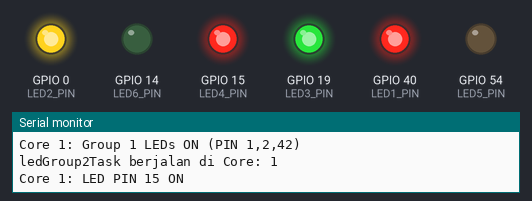
Bench run of a sketch on a simulated ESP32-S3. On the bench: output pins drawn as LEDs (lit = HIGH), the last lines printed to the serial monitor.

Above: at 1.15 s.
At 2.05 s:
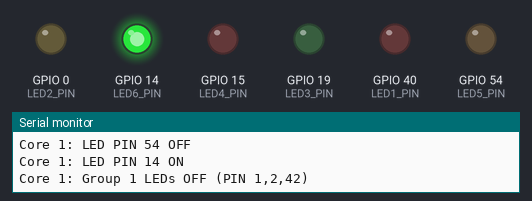
At 2.25 s:
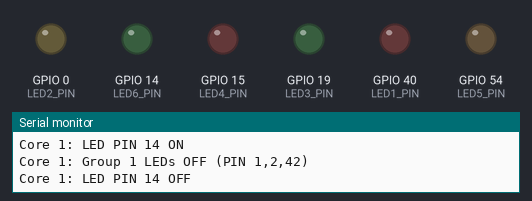
At 2.55 s:
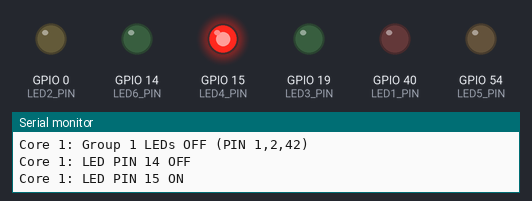
At 3.05 s:
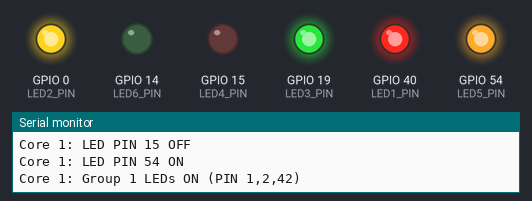
At 3.65 s:
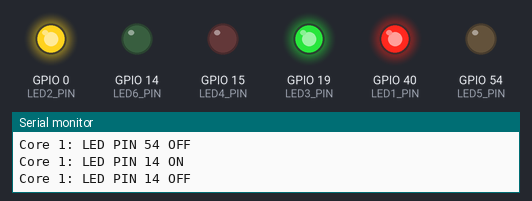
Timing chart, 0 to 5.6 s (numbered marks = the images above):
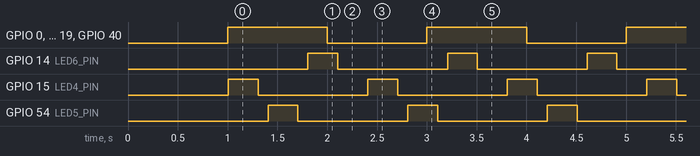

Measured:
- by itself, GPIO 0 (LED2_PIN), GPIO 19 (LED3_PIN), GPIO 40 (LED1_PIN): alternates HIGH for 1.0 s and LOW for 1.0 s
- by itself, GPIO 14 (LED6_PIN), GPIO 15 (LED4_PIN), GPIO 54 (LED5_PIN): alternates HIGH for 0.30 s and LOW for 1.1 s

The sketch:

sketch.ino
```cpp
#include <Arduino.h>

#define LED1_PIN 40
#define LED2_PIN 0
#define LED3_PIN 19
#define LED4_PIN 15
#define LED5_PIN 54
#define LED6_PIN 14

#define CORE_0 0
#define CORE_1 1

// Task untuk Core 0: LED 1, 2, 42 berkedip bersama
void ledGroup1Task(void * pvParameters) {
  Serial.print("ledGroup1Task berjalan di Core: ");
  Serial.println(xPortGetCoreID());

  pinMode(LED1_PIN, OUTPUT);
  pinMode(LED2_PIN, OUTPUT);
  pinMode(LED3_PIN, OUTPUT);

  for (;;) {
    Serial.println("Core " + String(xPortGetCoreID()) + ": Group 1 LEDs ON (PIN 1,2,42)");
    digitalWrite(LED1_PIN, HIGH);
    digitalWrite(LED2_PIN, HIGH);
    digitalWrite(LED3_PIN, HIGH);
    vTaskDelay(1000 / portTICK_PERIOD_MS);

    Serial.println("Core " + String(xPortGetCoreID()) + ": Group 1 LEDs OFF (PIN 1,2,42)");
    digitalWrite(LED1_PIN, LOW);
    digitalWrite(LED2_PIN, LOW);
    digitalWrite(LED3_PIN, LOW);
    vTaskDelay(1000 / portTICK_PERIOD_MS);
  }
}

// Task untuk Core 1: LED 4, 5, 6 berkedip bergantian
void ledGroup2Task(void * pvParameters) {
  Serial.print("ledGroup2Task berjalan di Core: ");
  Serial.println(xPortGetCoreID());

  // Array untuk LED group 2 (PIN 4,5,6)
  int ledPins[] = {LED4_PIN, LED5_PIN, LED6_PIN};
  int ledCount = sizeof(ledPins) / sizeof(ledPins[0]);

  // Set semua pin sebagai output
  for (int i = 0; i < ledCount; i++) {
    pinMode(ledPins[i], OUTPUT);
  }

  for (;;) {
    // LED berkedip bergantian: 4 → 5 → 6
    for (int i = 0; i < ledCount; i++) {
      Serial.println("Core " + String(xPortGetCoreID()) + ": LED PIN " + String(ledPins[i]) + " ON");
      digitalWrite(ledPins[i], HIGH);
      vTaskDelay(300 / portTICK_PERIOD_MS);  // Delay 300ms untuk setiap LED menyala

      Serial.println("Core " + String(xPortGetCoreID()) + ": LED PIN " + String(ledPins[i]) + " OFF");
      digitalWrite(ledPins[i], LOW);
      vTaskDelay(100 / portTICK_PERIOD_MS);  // Delay pendek sebelum LED berikutnya
    }

    // Delay tambahan sebelum mengulang sequence
    vTaskDelay(200 / portTICK_PERIOD_MS);
  }
}

void setup() {
  Serial.begin(115200);
  vTaskDelay(1000 / portTICK_PERIOD_MS);

  // Task 1: Group 1 LED (PIN 1,2,42) berkedip bersama di Core 0
  xTaskCreatePinnedToCore(
      ledGroup1Task,    // Fungsi task
      "LEDGroup1Task",  // Nama task
      2048,             // Ukuran stack
      NULL,             // Parameter
      1,                // Prioritas
      NULL,             // Handle task
      CORE_0            // Core ID (0)
  );

  // Task 2: Group 2 LED (PIN 4,5,6) berkedip bergantian di Core 1
  xTaskCreatePinnedToCore(
      ledGroup2Task, // Fungsi task
      "LEDGroup2Task",      // Nama task
      2048,                    // Ukuran stack
      NULL,                    // Parameter
      1,                       // Prioritas
      NULL,                    // Handle task
      CORE_1                   // Core ID (1)
  );
}

void loop() {
  // Loop utama tidak melakukan apa-apa karena semua pekerjaan dilakukan oleh tasks
  vTaskDelay(1000 / portTICK_PERIOD_MS);
}
```
